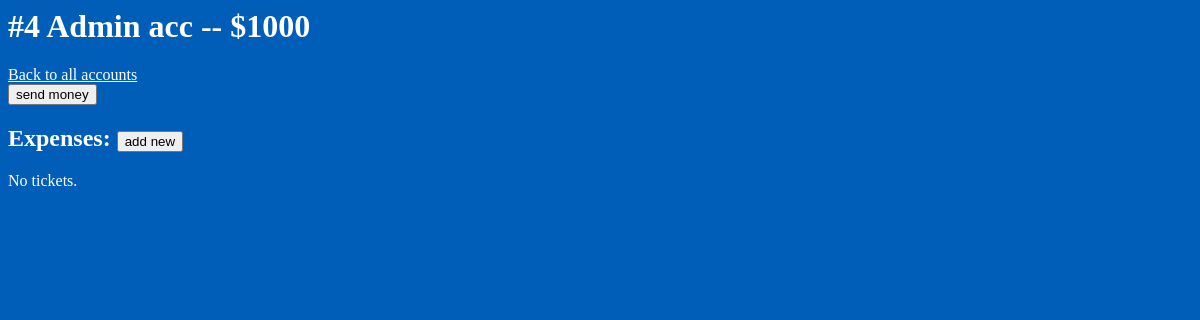
Before: /expenses/account/4/ with the older database file.
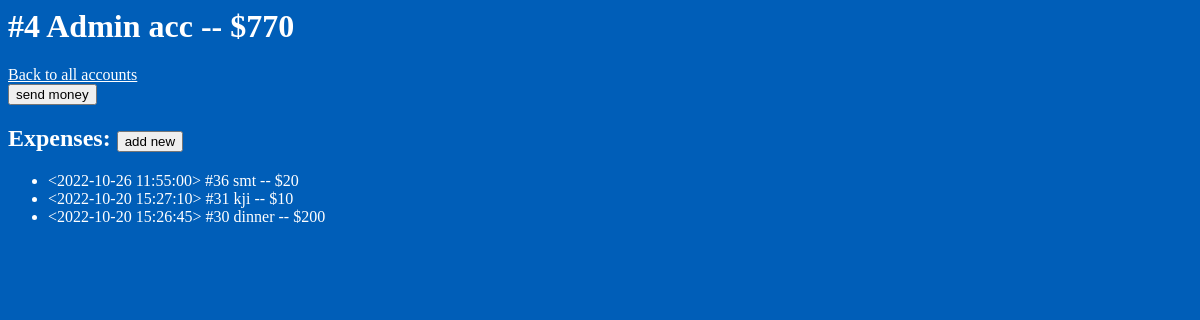
After: the same page with the newer database file.
### expenses/models.py (models this page shows, shortened)
class BankAccount(models.Model):
    account_text = models.CharField(max_length=100)
    creation_date = models.DateTimeField('Date of creation')
    money = models.IntegerField(default=100, validators=[validate_money])

class Ticket(models.Model):
    account = models.ForeignKey(BankAccount, on_delete=models.CASCADE)
    ticket_text = models.CharField(max_length=100)
    pub_date = models.DateTimeField('Publication date')
    money = models.IntegerField(default=1, validators=[validate_money])
    def __str__(self):
        return f'''<{self.pub_date.strftime("%Y-%m-%d %H:%M:%S")}>
            #{str(self.pk)}
            {self.ticket_text} -- ${self.money}'''

### expenses/views.py (the view)
# urls.py: path('account/<int:account_id>/', views.account_detail, name='detail'),
def account_detail(request, account_id):
    account = get_object_or_404(BankAccount, pk=account_id)
    ticket_list = account.ticket_set.order_by('-pub_date')
    return render(
        request,
        'expenses/account_index.html',
        {'account': account
            ,'ticket_list': ticket_list})

### expenses/templates/expenses/account_index.html
{% load static %}
<link rel="stylesheet" href="{% static 'expenses/style.css' %}">
<h1>#{{account.pk}} {{ account.account_text }} -- ${{ account.money }}</h1>
<a href="{% url 'expenses:index' %}">Back to all accounts</a>
<div>
    <a href="{% url 'expenses:send_money' account.id %}">
            <input type="button" value="send money">
    </a>
</div>
<h2>Expenses:
    <a href="{% url 'expenses:add_ticket' account.id %}">
        <input type="button" value="add new">
    </a>
</h2>
{% if ticket_list %}
    <ul>
    {% for ticket in ticket_list %}
        <li> {{ ticket }} </li>
    {% endfor %}
    </ul>
{% else %}
    <p>No tickets.</p>
{% endif %}

### expenses/static/expenses/style.css (style rules this page uses)
* { color: white; }
input { color: black; }

Changed rows visible on the page:
changed BankAccount "Admin acc": money "1000" → "770"
added Ticket: pub_date+id+ticket_text "<2022-10-26 11:55:00> #36 smt -- $20"
added Ticket: pub_date+id+ticket_text "<2022-10-20 15:27:10> #31 kji -- $10"
added Ticket: pub_date+id+ticket_text "<2022-10-20 15:26:45> #30 dinner -- $200"
Other visible differences:
text no longer shown: "No tickets."
